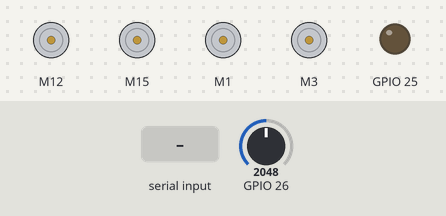
Bench run of a sketch on a simulated ESP32. Parts: 4 × DC motor (green arrow = forward, orange = backward, longer = faster), output pins drawn as LEDs (lit = HIGH). The inputs (shaded band) are chosen by the test bench; at power-on: GPIO 26 = 2048. What the sketch prints to the serial monitor is not drawn.

Above: at 1.2 s.
1.3 s: GPIO 26 set to 1606
4.3 s: GPIO 26 set to 1489
At 5.5 s:
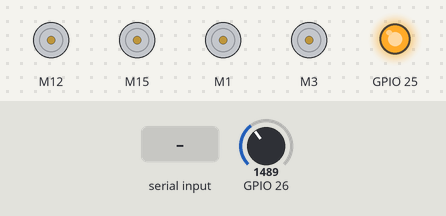
5.8 s: "x90\n" received over Serial
At 6.9 s:
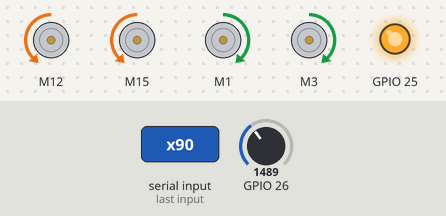
8.8 s: "x,45\n" received over Serial
At 9.3 s:
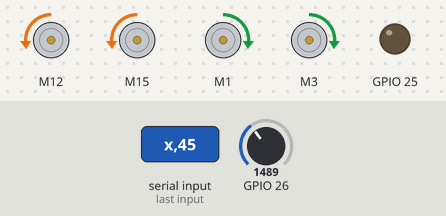
10.3 s: "y90\n" received over Serial
At 11.6 s:
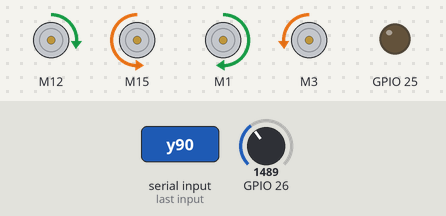
13.3 s: "y,45\n" received over Serial
At 13.9 s:
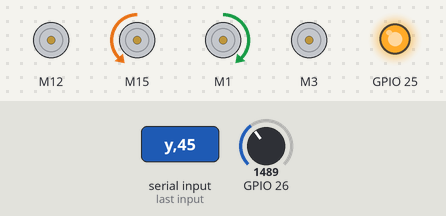
Timing chart, 0 to 26.0 s (numbered marks = the images above; inputs shaded):
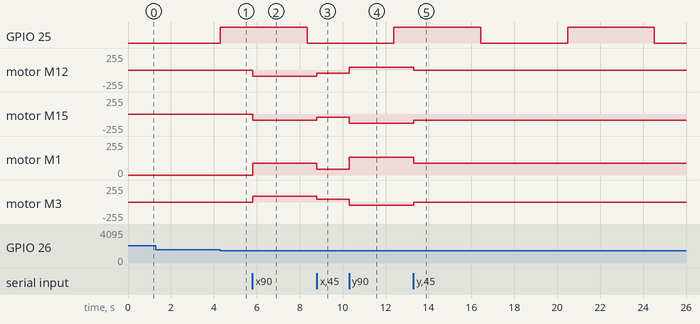

Measured:
- the behaviour switches between 1536 and 1535 on GPIO 26 (found by bisection; images 0 and 1)
- after the input at 4.3 s, GPIO 25: LOW → HIGH after 0.00 s instead of 0.39 s
- after the input at 5.8 s, motor M12, motor M15: stopped → backward 90/255 at once; motor M1, motor M3: stopped → forward 90/255 at once
- after the input at 8.8 s, motor M12, motor M15: backward 90/255 → backward 45/255 at once; motor M1, motor M3: forward 90/255 → forward 45/255 at once
- after the input at 10.3 s, motor M12: backward 45/255 → forward 45/255 at once; motor M15: backward 45/255 → backward 135/255 at once; motor M1: forward 45/255 → forward 135/255 at once; motor M3: forward 45/255 → backward 45/255 at once
- after the input at 13.3 s, motor M12: forward 45/255 → stopped at once; motor M15: backward 135/255 → backward 90/255 at once; motor M1: forward 135/255 → forward 90/255 at once; motor M3: backward 45/255 → stopped at once

The sketch:

ArduinoYoungRaven.ino
```cpp
#include "CytronMotorDriver.h"

int frPWM = 12;
int frDIR = 11;
int frEA = 2;
int frEB = 3;
int flPWM = 15;
int flDIR = 14;
int flEA = 6;
int flEB = 7;
int brPWM = 1;
int brDIR = 0;
int bfrEA = 10;
int brEB = 11;
int blPWM = 3;
int blDIR = 2;
int blEA = 14;
int blEB = 15;

int joyX;
int joyY;
int joyR;

int front_left = 0;
int rear_left = 0;
int front_right = 0;
int rear_right = 0;

float volt = 0;
long timeer = 0;
long oldMills = 0;
int ledState = 0;

#define FORWARD 255
#define REVERSE -255
#define NEUTRAL 0
CytronMD FrontRight(PWM_DIR, frPWM, frDIR);
CytronMD FrontLeft(PWM_DIR, flPWM, flDIR);
CytronMD BackRight(PWM_DIR, brPWM, brDIR);
CytronMD BackLeft(PWM_DIR, blPWM, blDIR);


void setup() {
  Serial.begin(115200);
  pinMode(26, INPUT);
  pinMode(25, OUTPUT);
}

int maximum (int motor) {
  if (motor > FORWARD) {
   return motor = FORWARD;
  }else if (motor < REVERSE){
    return motor = REVERSE;
  }else {
    return motor;
}
}
void debug(){
  Serial.print(maximum(front_left));
  Serial.print("\t");
  Serial.println(maximum(front_right));
  Serial.print(maximum(rear_left));
  Serial.print("\t");
  Serial.println(maximum(rear_right));
  Serial.println(volt);
  Serial.println(ledState);
}
void loop() {
  if (Serial.available() > 1) {
    byte data = Serial.read();
    if (data == 'x') {
      int tmp = Serial.parseInt();
      joyX = tmp;                 //joystick input from -255 to 255
    }
    if (data == 'y') {
      int tmp = Serial.parseInt();
      joyY=tmp;
    }
    if (data == 'r'){
      int tmp=Serial.parseInt();
      joyR=tmp;
    }
  }
int drive =  joyY - NEUTRAL;
int strafe = joyX - NEUTRAL;
int rotate = joyR - NEUTRAL;

volt = analogRead(26);

timeer = map(volt, 750, 1024, 1, 1500);

if(millis()-oldMills > timeer){
    if (ledState == 0){
      ledState=1;
    }
    else{
      ledState=0;
    }
    digitalWrite(25, ledState);
    oldMills = millis();
}

front_left = drive + strafe + rotate;
rear_left = drive - strafe + rotate ;
front_right = drive - strafe - rotate;
rear_right = drive + strafe - rotate;
FrontRight.setSpeed(front_right);
FrontLeft.setSpeed(-front_left);
BackRight.setSpeed(rear_right);
BackLeft.setSpeed(-rear_left);

debug();
}
```
